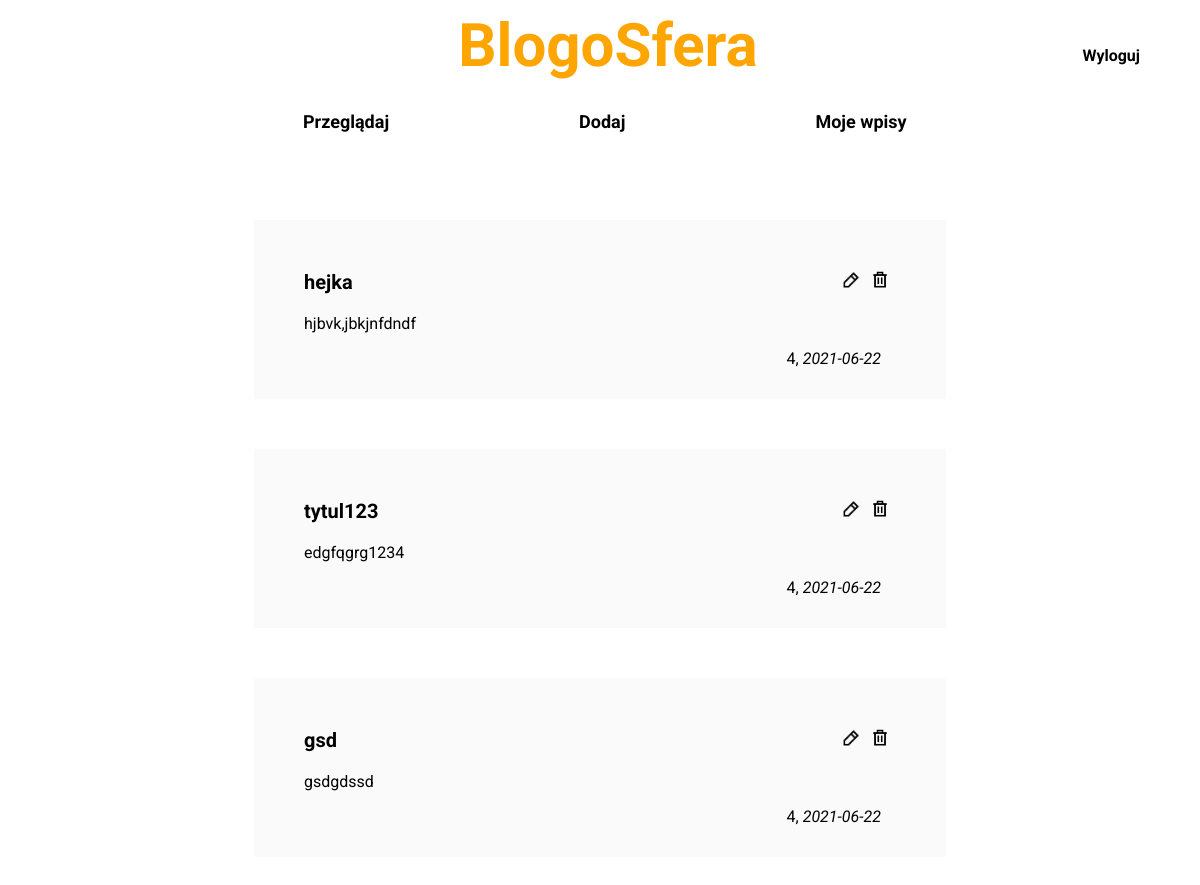
Page /mypage (signed in) on the committed database.
### models.py (models this page shows, shortened)
class BlogSfera(dataBase.Model):
    __tablename__ = "wpis"
    id = dataBase.Column(dataBase.Integer, primary_key=True)
    tytul = dataBase.Column(dataBase.String, nullable=False)
    data = dataBase.Column(dataBase.Date, nullable=False)
    tresc = dataBase.Column(dataBase.String, nullable=False)
    user_id = dataBase.Column(dataBase.Integer, ForeignKey('user.id'), nullable=False)  # związek między wpisem a user

### app.py (the view)
@app.route('/mypage')
def my():
    if not session.get('logged_in'):
        return redirect(url_for('login'))
    user = session['user_id']
    data = BlogSfera.query.filter_by(user_id=user).all()
    return render_template('mypage.html', data=data)

### templates/mypage.html (shortened to what this page needs)
<!DOCTYPE html>
<html lang="pl">
<head>
    <link rel="stylesheet" href="/static/css/styles.css">
</head>
  <body>
        <div class="menu">
            <a class="logout" href="{{url_for('logout')}}">Wyloguj</a>
            <h1 id="menuLabel"><a href="/">BlogoSfera</a></h1>
            <div class="navbar">
                <a href="/all">Przeglądaj</a>
                <a href="{{url_for('add')}}">Dodaj</a>
                <a href="/mypage">Moje wpisy</a>
            </div>
        </div>
      <div class="main">
          {% if data %}
                {% for wpis in data %}
                     <div class="post">
                        <div>
                            <div class="icon-wrapper">
                                <a href="/modify/{{wpis.id}}"><img src="/static/images/edit.png" alt="Edit icon" class = "icon"> </a>
                                <a href="/delete/{{wpis.id}}" onclick="return confirm('Czy na pewno chcesz usunąć post {{ wpis.tytul }}?')"><img src="/static/images/delete.png" alt="Delete icon" class = "icon"> </a>
                            </div>
                            <h3 id="title">{{wpis.tytul}}</h3>
                        </div>
                        <p>
                            {{ wpis.tresc }}
                        </p>
                        <div class="signature-wrapper">
                            <h4 id="signature">{{ wpis.user_id }}, <i>{{ wpis.data }}</i></h4>
                        </div>
                    </div>
                {% endfor %}
            {% else %}
            <div class="post">
                <h2> Brak notatek </h2>
              </div>
            {% endif %}
      </div>
  </body>

### static/css/styles.css (style rules this page uses)
* { font-family: 'Roboto', sans-serif; }
a, a:hover, a:visited, a:active { color: inherit; text-decoration: none; }
#menuLabel { color: orange; font-size: 60px; top: 0; text-align: center; margin-bottom: 15px; margin-top: 10px; }
.menu { overflow: hidden; display: block; width:100%; top: 0; margin:0 auto; position: fixed; background: white; padding-bottom: 10px; }
.navbar { font-weight: bold; width:800px; margin:0 auto; }
.navbar a { font-size: 18px; float: left; display: block; background: white; text-align: center; padding: 15px 55px 15px 55px; text-decoration: none; border-radius: 25px; transition: background-color 0.8; margin-left: 5%; margin-right: 5%; }
.main { overflow: auto; margin-top: 170px; }
.post { width: 50%; margin:0 auto; background-color: #fafafa; padding: 50px 50px 50px 50px; margin-top: 50px; margin-bottom: 50px; }
#title { font-size: 20px; margin-top:0px; }
.icon { width: 20px; height: 20px; margin-left: 5px; }
.icon-wrapper { overflow: hidden; width:60px; float: right; }
.signature-wrapper { padding: 0px 15px 0px 15px; overflow: hidden; float: right; }
#signature { margin-top: 0px; font-weight:normal; font-size: 16px; }
.logout { font-weight: bold; position:fixed; right: 5%; top: 5%; }

### rows in the picture
BlogSfera: tytul "hejka", tresc "hjbvk,jbkjnfdndf", user_id "4", data "2021-06-22"
BlogSfera: tytul "tytul123", tresc "edgfqgrg1234", user_id "4", data "2021-06-22"
BlogSfera: tytul "gsd", tresc "gsdgdssd", user_id "4", data "2021-06-22"
